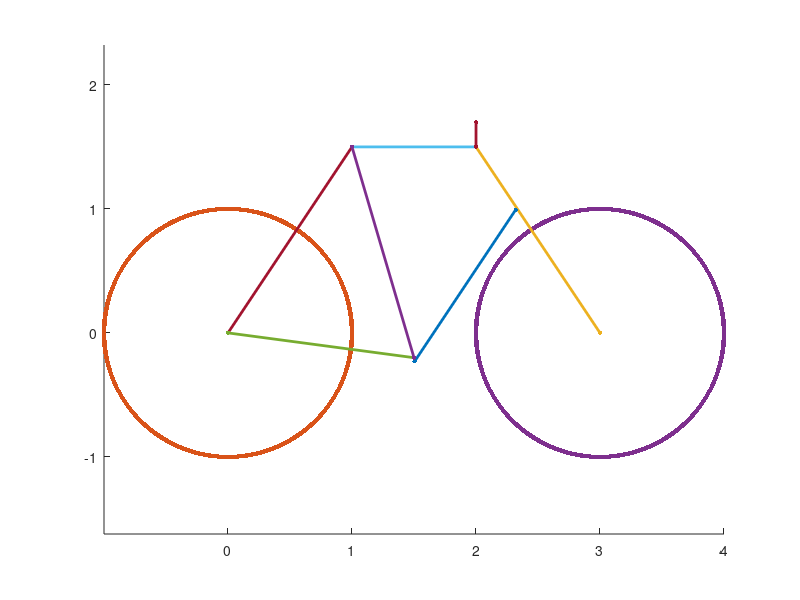

The MATLAB source for this figure:
function res = test7()
res = 0
figure; hold on; axis equal;
plot([0 0],[0 0], 'LineWidth', 2, 'Marker', '.', 'MarkerSize', 10)
plot(0 + 1 * cos(0:0.001 : 2 * pi), 0 + 1 * sin(0:0.001 : 2 * pi), 'LineWidth', 2, 'Marker', '.', 'MarkerSize', 10)
plot([3 3],[0 0], 'LineWidth', 2, 'Marker', '.', 'MarkerSize', 10)
plot(3 + 1 * cos(0:0.001 : 2 * pi), 0 + 1 * sin(0:0.001 : 2 * pi), 'LineWidth', 2, 'Marker', '.', 'MarkerSize', 10)
plot([-8.83259e-06 -8.83259e-06],[4.69145e-06 4.69145e-06], 'LineWidth', 2, 'Marker', '.', 'MarkerSize', 10)
plot([1.00001 1.00001],[1.49999 1.49999], 'LineWidth', 2, 'Marker', '.', 'MarkerSize', 10)
plot([-8.83259e-06 1.00001],[4.69145e-06 1.49999], 'LineWidth', 2, 'Marker', '.', 'MarkerSize', 10)
plot([3.00001 3.00001],[4.14026e-06 4.14026e-06], 'LineWidth', 2, 'Marker', '.', 'MarkerSize', 10)
plot([2 2],[1.49999 1.49999], 'LineWidth', 2, 'Marker', '.', 'MarkerSize', 10)
plot([3.00001 2],[4.14026e-06 1.49999], 'LineWidth', 2, 'Marker', '.', 'MarkerSize', 10)
plot([0.999991 0.999991],[1.5 1.5], 'LineWidth', 2, 'Marker', '.', 'MarkerSize', 10)
plot([2 2],[1.49999 1.49999], 'LineWidth', 2, 'Marker', '.', 'MarkerSize', 10)
plot([0.999991 2],[1.5 1.49999], 'LineWidth', 2, 'Marker', '.', 'MarkerSize', 10)
plot([1 1],[1.5 1.5], 'LineWidth', 2, 'Marker', '.', 'MarkerSize', 10)
plot([2 2],[1.5 1.5], 'LineWidth', 2, 'Marker', '.', 'MarkerSize', 10)
plot([1.5 1.5],[-0.2 -0.2], 'LineWidth', 2, 'Marker', '.', 'MarkerSize', 10)
plot([0 0],[0 0], 'LineWidth', 2, 'Marker', '.', 'MarkerSize', 10)
plot([1.5 1.5],[-0.199991 -0.199991], 'LineWidth', 2, 'Marker', '.', 'MarkerSize', 10)
plot([0 1.5],[0 -0.199991], 'LineWidth', 2, 'Marker', '.', 'MarkerSize', 10)
plot([1.50539 1.50539],[-0.228979 -0.228979], 'LineWidth', 2, 'Marker', '.', 'MarkerSize', 10)
plot([2.32081 2.32081],[0.994126 0.994126], 'LineWidth', 2, 'Marker', '.', 'MarkerSize', 10)
plot([1.50539 2.32081],[-0.228979 0.994126], 'LineWidth', 2, 'Marker', '.', 'MarkerSize', 10)
plot([1.5 1.5],[-0.200009 -0.200009], 'LineWidth', 2, 'Marker', '.', 'MarkerSize', 10)
plot([1.00001 1.00001],[1.49998 1.49998], 'LineWidth', 2, 'Marker', '.', 'MarkerSize', 10)
plot([1.5 1.00001],[-0.200009 1.49998], 'LineWidth', 2, 'Marker', '.', 'MarkerSize', 10)
plot([2.00001 2.00001],[1.5 1.5], 'LineWidth', 2, 'Marker', '.', 'MarkerSize', 10)
plot([2.00021 2.00021],[1.7 1.7], 'LineWidth', 2, 'Marker', '.', 'MarkerSize', 10)
plot([2.00001 2.00021],[1.5 1.7], 'LineWidth', 2, 'Marker', '.', 'MarkerSize', 10)
